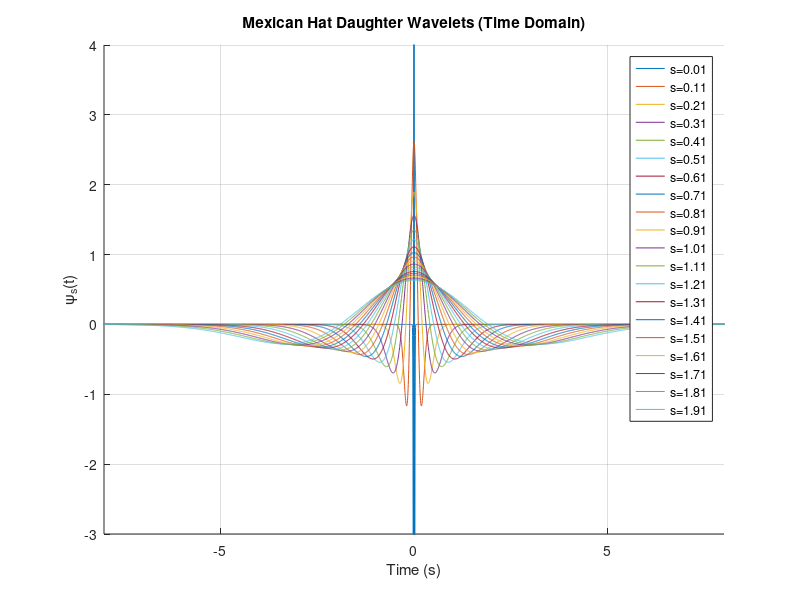

MATLAB code to generate this figure: (Note: this script raises an error after producing the figure.)
%% BM4152 Assignment 3 - Section 1.2 (iv)
% wavelet_construction.m



% Section 1.2 (iv & v) - Mexican hat daughter wavelets


clearvars; close all; clc;


%% Parameters
fs = 250;                   % Sampling frequency
N = 3000;                   % Data length
t = (-N:N)/fs;              % Time vector
s = 0.01:0.1:2;             % Scaling factors

%% Mexican hat wavelet 
m = @(tt) (1/sqrt(2*pi))*(1 - tt.^2).*exp(-tt.^2/2);
E = trapz(t,m(t).^2);
m_norm = @(tt) m(tt)/sqrt(E);

%% Plot all daughter wavelets in one figure
figure; hold on;
set(gcf,'Position',[100 100 1200 600]);
for k = 1:length(s)
    wavelt = (1/sqrt(s(k))) * m_norm(t/s(k));
    plot(t,wavelt,'DisplayName',['s=' num2str(s(k))]);
end
xlabel('Time (s)'), ylabel('\psi_s(t)')
title('Mexican Hat Daughter Wavelets (Time Domain)')
xlim([-8 8]);
ylim([-3 4]);
legend show; grid on; hold off;


%% Verification table: mean, energy, effective support
means = zeros(size(s));
energies = zeros(size(s));
support_width = zeros(size(s));

for k = 1:length(s)
    wavelt = (1/sqrt(s(k))) * m_norm(t/s(k));
    
    % Zero mean & unity energy
    means(k) = trapz(t,wavelt);        
    energies(k) = trapz(t,wavelt.^2);  
    
    % Compact support: width where |ψ| > threshold
    thresh = 1e-3 * max(abs(wavelt));
    idx = find(abs(wavelt) > thresh);
    support_width(k) = t(idx(end)) - t(idx(1));
end

% Round means to 2 decimal places for display
means = round(means, 2);

T = table(s', means', energies', support_width', ...
          'VariableNames', {'Scale','Mean','Energy','SupportWidth'});
disp(T)

%% Part (vi) - Frequency spectra of Mexican Hat daughter wavelets

figure('Name','Full Spectrum: Mexican Hat Daughter Wavelets','NumberTitle','off'); 
set(gcf,'Position',[100 100 1200 600]);
hold on;

for k = 1:length(s)
    wavelt = (1/sqrt(s(k))) * m_norm(t/s(k));   % Daughter wavelet
    
    % FFT-based spectrum
    Fwavelt = fft(wavelt)/length(wavelt);
    hz = linspace(0, fs/2, floor(length(wavelt)/2)+1);
    plot(hz, 2*abs(Fwavelt(1:length(hz))), 'DisplayName',['s=' num2str(s(k))]);
end

xlabel('Frequency (Hz)'), ylabel('Amplitude')
title('Full Frequency Spectra of Mexican Hat Daughter Wavelets')
legend show, grid on; hold off;
xlim([0 80]);


% Zoomed-in spectrum plot (0-10 Hz)
figure('Name','Zoomed Spectrum: Mexican Hat Daughter Wavelets','NumberTitle','off'); 
set(gcf,'Position',[150 150 1200 600]);
hold on;

for k = 1:length(s)
    wavelt = (1/sqrt(s(k))) * m_norm(t/s(k));   % Daughter wavelet
    
    % FFT-based spectrum
    Fwavelt = fft(wavelt)/length(wavelt);
    hz = linspace(0, fs/2, floor(length(wavelt)/2)+1);
    plot(hz, 2*abs(Fwavelt(1:length(hz))), 'DisplayName',['s=' num2str(s(k))]);
end

xlabel('Frequency (Hz)'), ylabel('Amplitude')
title('Zoomed Frequency Spectra (0–10 Hz) of Mexican Hat Daughter Wavelets')
legend show, grid on; hold off;
xlim([0 6]);


%% Parameters  
n = 1:3*N;         
t = n/fs;          

%% Create waveform using actual time
x = zeros(size(n));

% First segment: sin(0.5*pi*n/fs)
x(1:3*N/2) = sin(0.5*pi*(n(1:3*N/2)/fs));

% Second segment: sin(1.5*pi*n/fs)
x(3*N/2+1:end) = sin(1.5*pi*(n(3*N/2+1:end)/fs));

%% Plot the waveform
figure;
set(gcf,'Position',[150 150 1200 600]);
plot(t, x);
xlabel('Time (s)');
ylabel('Amplitude');
title('Piecewise Signal x[n]');
grid on;
%% Mexican Hat mother wavelet (normalized)
wavelet_mother = @(tt) (1/sqrt(2*pi))*(1 - tt.^2).*exp(-tt.^2/2);
E = trapz((-N:N)/fs, wavelet_mother((-N:N)/fs).^2);   % Energy
wavelet_norm = @(tt) wavelet_mother(tt)/sqrt(E);       % Normalized
s_values = 0.01:0.01:2; 
%% Continuous Wavelet Transform (CWT) using convolution
coeffs = zeros(length(s_values), length(x));

for k = 1:length(s_values)
    s = s_values(k);
    wavelt = (1/sqrt(s)) * wavelet_norm((-N:N)/(fs*s));  % Scaled wavelet
    coeffs(k,:) = conv(x, wavelt, 'same');               % Convolution for translation
end

%% Plot Scale-Time Spectrogram
figure('Name','CWT: Mexican Hat','NumberTitle','off');
h = pcolor(t, s_values, coeffs);
set(h, 'EdgeColor', 'none');
colormap jet;
xlabel('Time (s)');
ylabel('Scale');
title('Continuous Wavelet Transform (Mexican Hat)');
colorbar;
set(gca,'YDir','normal');  % Ensure scale increases upwards